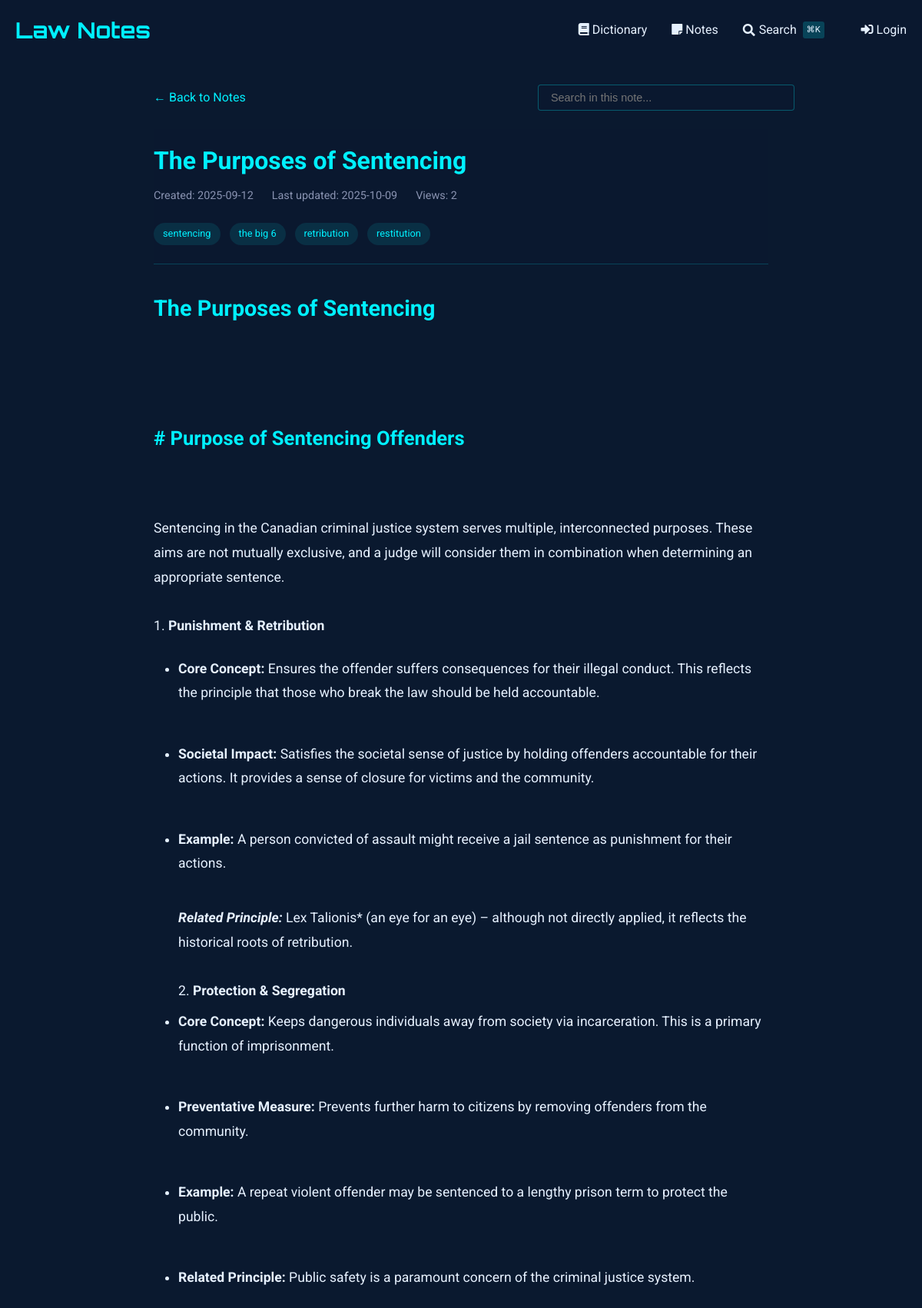
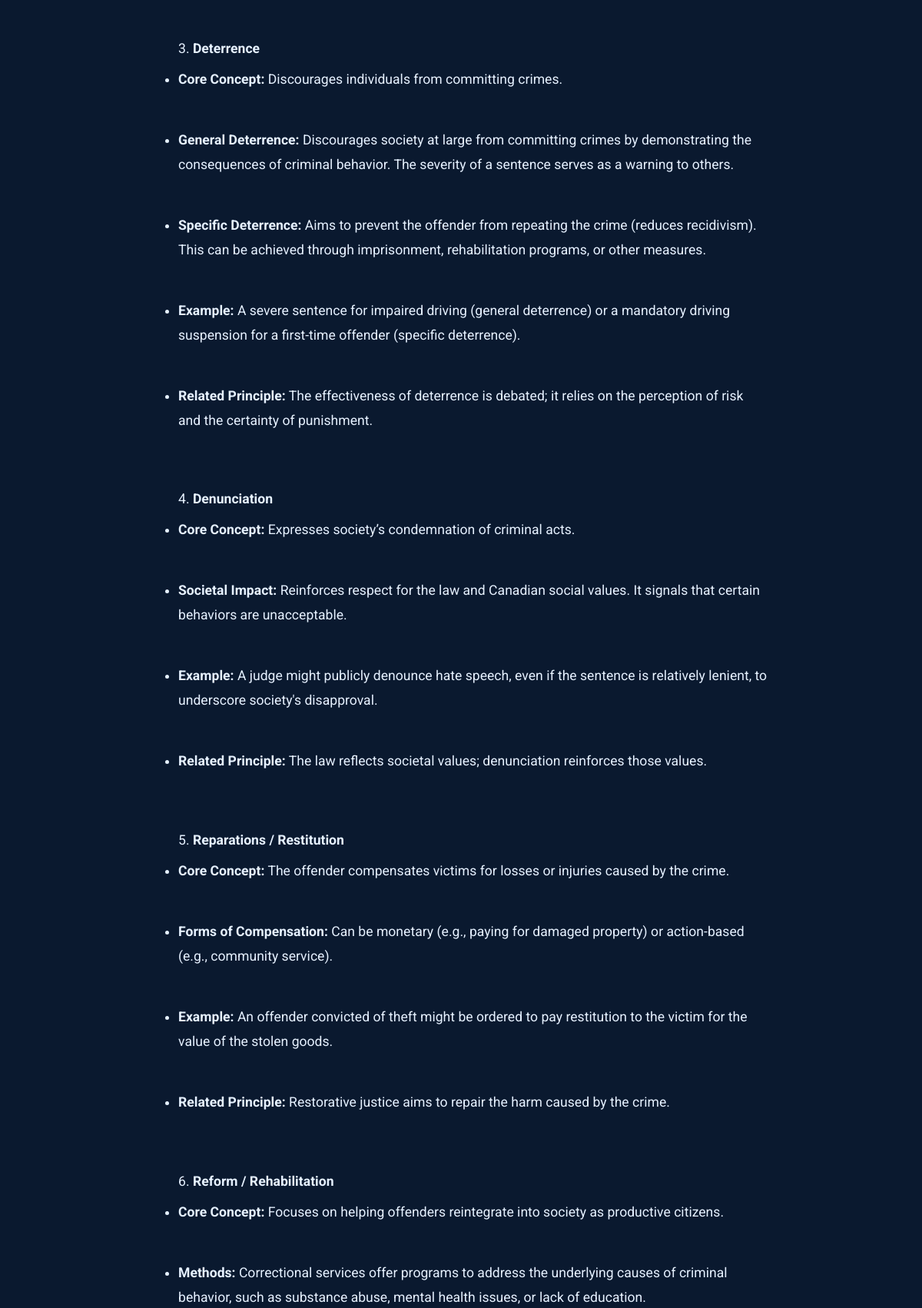
/notes/view/21 (upper part), run on the app's committed database (2 pictures, top to bottom).
### tables this page shows
CREATE TABLE notes (
    id INTEGER PRIMARY KEY AUTOINCREMENT,
    title TEXT NOT NULL,                -- short title for the note
    content TEXT NOT NULL,              -- the full note text
    unit_number INTEGER,                -- optional: to group with course units
    tags TEXT,                          -- comma-separated or JSON for filtering/search
    related_entries TEXT,               -- store glossary ids (e.g., "1,4,5") for cross-linking
    created_at TIMESTAMP DEFAULT CURRENT_TIMESTAMP,
    last_updated TIMESTAMP DEFAULT CURRENT_TIMESTAMP,
    views INTEGER DEFAULT 0,            -- track popularity
    is_favorite BOOLEAN DEFAULT 0,      -- quick flag for starred notes
    comments TEXT                       -- optional: your own thoughts or annotations
, has_worksheet BOOLEAN DEFAULT 0);

### notes_routes.py (the view, shortened to what this page needs)
@notes_bp.route('/view/<int:note_id>')
def view_note(note_id):
    db = SQL("sqlite:///notes.db")
    note = db.execute("""
        SELECT *,
               strftime('%Y-%m-%d', created_at) as created_date,
               strftime('%Y-%m-%d', last_updated) as last_updated
        FROM notes
        WHERE id = :id
    """, id=note_id)
    if not note:
        abort(404)
    note = note[0]
    db.execute("""
        UPDATE notes
        SET views = COALESCE(views, 0) + 1
        WHERE id = :id
    """, id=note_id)
    content = note['content']
    content = re.sub(r'^# (.*?)$', r'<h1>\1</h1>', content, flags=re.MULTILINE)
    content = re.sub(r'^## (.*?)$', r'<h2>\1</h2>', content, flags=re.MULTILINE)
    content = re.sub(r'^### (.*?)$', r'<h3>\1</h3>', content, flags=re.MULTILINE)
    content = re.sub(r'\*\*(.*?)\*\*', r'<strong>\1</strong>', content)
    content = re.sub(r'\*(.*?)\*', r'<em>\1</em>', content)
    content = re.sub(r'^\s*[-*] (.*?)$', r'<li>\1</li>', content, flags=re.MULTILINE)
    content = re.sub(r'(<li>.*</li>)', r'<ul>\1</ul>', content, flags=re.DOTALL)
    content = re.sub(r'^> (.*?)$', r'<blockquote>\1</blockquote>', content, flags=re.MULTILINE)
    content = content.replace('\n', '<br>')
    content = re.sub(
        r'<aside>\s*💡\s*(.*?)\s*</aside>',
        r'<div class="callout"><div class="callout-emoji">💡</div><div class="callout-content">\1</div></div>',
        content,
        flags=re.DOTALL
    )
    sections = re.split(r'(<h[1-3]>.*?</h[1-3]>)', content)
    processed_sections = []
    for i, section in enumerate(sections):
        if section.startswith('<h'):
            processed_sections.append(section)
        elif section.strip():
            if not any(tag in section for tag in ['<p>', '<ul>', '<ol>', '<blockquote>', '<div class="callout">']):
                section = f'<p>{section}</p>'
            processed_sections.append(section)
    processed_content = '\n'.join(processed_sections)
    related_entries = []
    worksheet_images = []
    if note.get('has_worksheet'):
        worksheet_images = get_worksheet_images(note_id)
    return render_template('notes/view.html',
                         note=note,
                         content=processed_content,
                         related_entries=related_entries,
                         worksheet_images=worksheet_images)

### sql.py (called while the page is built, shortened)
def _enable_logging(f):
    import logging
    import functools
    import os
    @functools.wraps(f)
    def decorator(*args, **kwargs):
        try:
            import flask
        except ModuleNotFoundError:
            return f(*args, **kwargs)
        disabled = logging.getLogger("cs50").disabled
        if flask.current_app and os.getenv("FLASK_ENV") == "development":
            logging.getLogger("cs50").disabled = False
        try:
            return f(*args, **kwargs)
        finally:
            logging.getLogger("cs50").disabled = disabled
    return decorator

def _parse_placeholder(token):
    import re
    import sqlparse
    if (
        not isinstance(token, sqlparse.sql.Token)
        or token.ttype != sqlparse.tokens.Name.Placeholder
    ):
        raise TypeError()
    if token.value == "?":
        return "qmark", None
    matches = re.search(r"^:([1-9]\d*)$", token.value)
    if matches:
        return "numeric", int(matches.group(1)) - 1
    matches = re.search(r"^:([a-zA-Z]\w*)$", token.value)
    if matches:
        return "named", matches.group(1)

    def __del__(self):
        self._disconnect()

    def _disconnect(self):
        if hasattr(_data, self._name()):
            getattr(_data, self._name()).close()
            delattr(_data, self._name())

    def _name(self):
        return str(hash(self))

        def connect(dbapi_connection, connection_record):
            try:
                if isinstance(
                    dbapi_connection, sqlite3.Connection
                ):  # If back end is sqlite
                    cursor = dbapi_connection.cursor()
                    cursor.execute("PRAGMA foreign_keys=ON")
                    cursor.close()
            except:
                pass

### templates/notes/view.html (shortened to what this page needs)
{% extends "notes/base.html" %}
{% block content %}
<div class="container" style="max-width: 800px; margin: 0 auto;">
    <div style="margin-bottom: 1.5rem; display: flex; justify-content: space-between; align-items: center; flex-wrap: wrap; gap: 1rem;">
        <a href="{{ url_for('notes.index') }}" style="color: var(--primary); text-decoration: none; display: inline-flex; align-items: center;">
            ← Back to Notes
        </a>
        <div class="search-container" style="position: relative; max-width: 300px; width: 100%;">
            <input type="text" id="noteSearch" placeholder="Search in this note..."
                   style="width: 100%; padding: 0.5rem 1rem; background: rgba(10, 25, 47, 0.7);
                          border: 1px solid rgba(0, 240, 255, 0.3); border-radius: 4px;
                          color: #e6f1ff; font-size: 0.9rem;">
        </div>
    </div>
    <article class="note">
        <header class="note-header">
            <h1 class="note-title">
                {{ note.title }}
            </h1>
            <div class="note-meta">
                <span>Created: {{ note.created_date }}</span>
                <span>Last updated: {{ note.last_updated }}</span>
                <span>Views: {{ note.views or 0 }}</span>
            </div>
            {% if note.tags %}
            <div class="note-tags" style="margin-top: 1rem;">
                {% for tag in note.tags.split(',') %}
                    <span class="tag">{{ tag.strip() }}</span>
                {% endfor %}
            </div>
            {% endif %}
        </header>
        <div class="note-content">
            {{ content|safe }}
        </div>
    </article>
</div>
{% endblock %}

### templates/dictionary/base.html (style rules this page uses)
:root { --primary: #00f0ff; --bg-dark: #0a192f; --text: #e6f1ff; --success: #2ecc71; --error: #e74c3c; }
body { font-family: 'Roboto', sans-serif; background-color: var(--bg-dark); color: var(--text); line-height: 1.6; margin: 0; padding: 0; }
.container { max-width: 1200px; margin: 0 auto; padding: 0 20px; }
header { background: rgba(10, 25, 47, 0.9); padding: 1rem 0; }

### templates/notes/view.html (style rules this page uses)
.note-header { margin-bottom: 2rem; padding-bottom: 1rem; border-bottom: 1px solid rgba(0, 240, 255, 0.2); }
.note-title { color: var(--primary); margin: 0 0 0.5rem 0; font-size: 2rem; font-weight: 700; }
.note-meta { display: flex; gap: 1.5rem; color: #8892b0; font-size: 0.9rem; margin-bottom: 1.5rem; }
.note-content { font-size: 1.1rem; line-height: 1.8; color: #e6f1ff; }
.note-content h1, .note-content h2, .note-content h3, .note-content h4, .note-content h5, .note-content h6 { color: var(--primary); margin-top: 2rem; margin-bottom: 1rem; }
.note-content h1 { font-size: 1.8rem; }
.note-content h2 { font-size: 1.6rem; }
.note-content p { margin: 1.5rem 0; }
.note-content ul, .note-content ol { margin: 1.5rem 0; padding-left: 2rem; }
.note-content li { margin: 0.5rem 0; }
.tag { display: inline-block; background: rgba(0, 240, 255, 0.1); color: var(--primary); padding: 0.25rem 0.75rem; border-radius: 20px; font-size: 0.8rem; margin-right: 0.5rem; margin-bottom: 0.5rem; }

### data on the page
notes: title "The Purposes of Sentencing", views "2", title "The Purposes of Sentencing # Purpose of Sentencing Offenders Sentencing in the Canadian criminal justice system serves multiple, interconnected purposes. These aims are not mutually exclusive, and a judge will consider them in combination when determining an appropriate sentence. 1. Punishment & Retribution Core Concept: Ensures the offender suffers consequences for their illegal conduct. This reflects the principle that those who break the law should be held accountable. Societal Impact: Satisfies the societal sense of justice by holding offenders accountable for their actions. It provides a sense of closure for victims and the community. Example: A person convicted of assault might…"

### other printed values
{{ note.created_date }} "2025-09-12"
{{ note.last_updated }} "2025-10-09"
{{ tag.strip() }} "sentencing" "the big 6" "retribution" "restitution"
